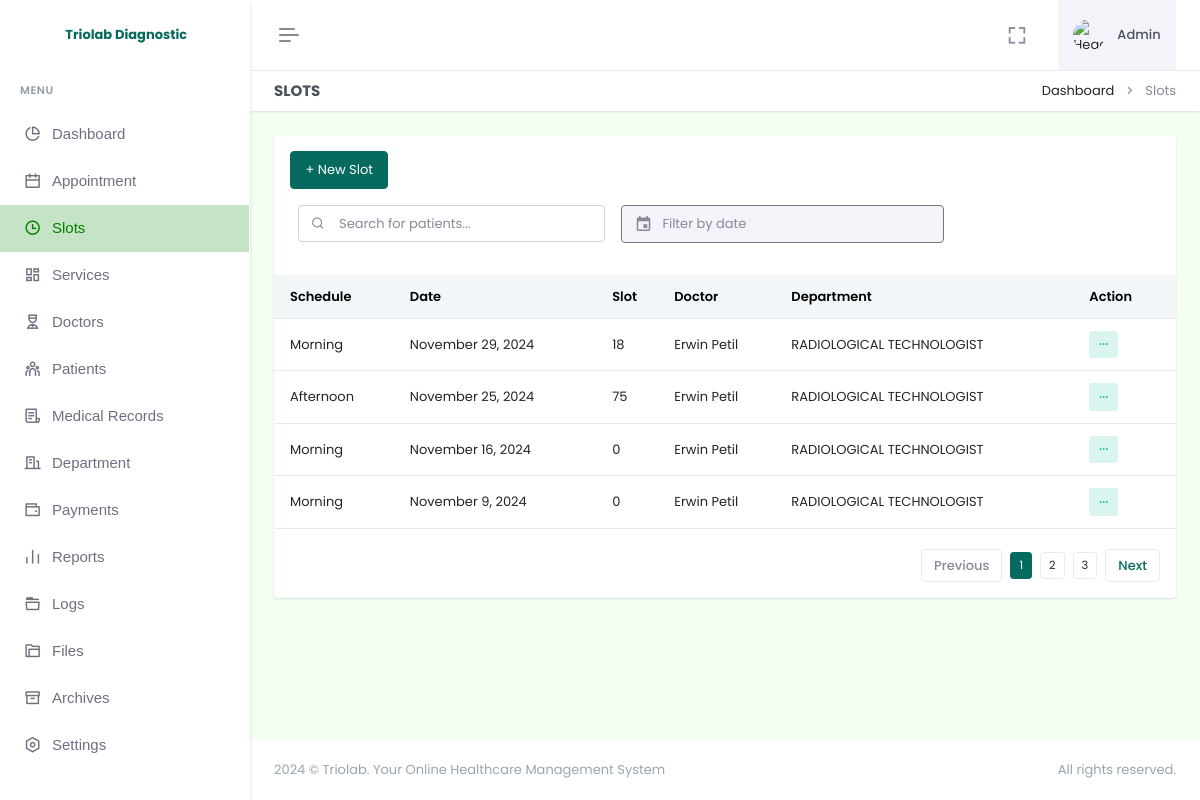
Before: /admin/slots.php (signed in) with the older database file.
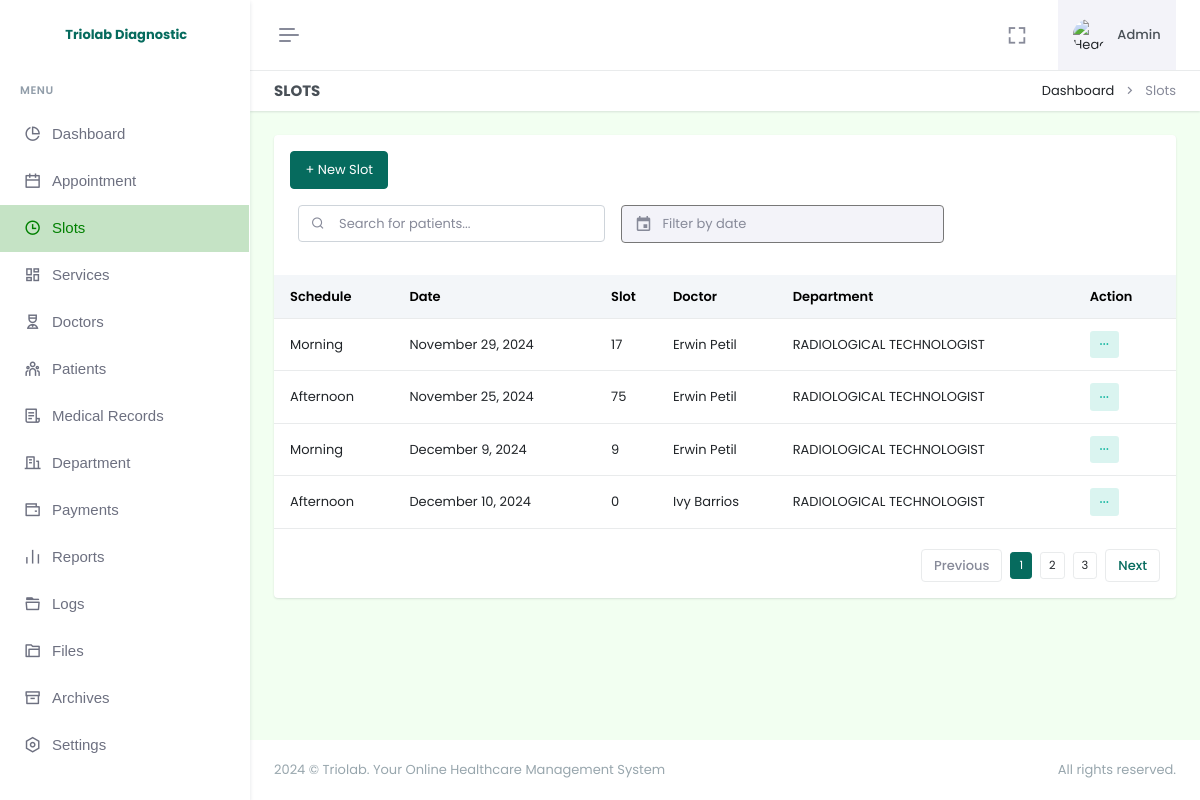
After: the same page with the newer database file.
### tables this page shows
CREATE TABLE `appointment_slots` (
  `id` int(11) NOT NULL AUTO_INCREMENT,
  `schedule` varchar(255) NOT NULL,
  `doctor_id` varchar(255) NOT NULL,
  `date` datetime(6) NOT NULL DEFAULT current_timestamp(6),
  `slot` varchar(255) NOT NULL,
  `is_archive` tinyint(4) NOT NULL DEFAULT 0,
  PRIMARY KEY (`id`)
);

CREATE TABLE `doctor` (
  `employee_id` varchar(255) NOT NULL,
  `firstname` varchar(255) NOT NULL,
  `lastname` varchar(255) NOT NULL,
  `username` varchar(255) NOT NULL,
  `email` varchar(255) NOT NULL,
  `password` varchar(255) NOT NULL,
  `profile_img` varchar(255) DEFAULT NULL,
  `department_id` int(11) DEFAULT NULL,
  `date_added` timestamp NOT NULL DEFAULT current_timestamp(),
  `is_archive` tinyint(4) NOT NULL DEFAULT 0,
  PRIMARY KEY (`employee_id`),
  KEY `fk_doctor_department_new` (`department_id`),
  CONSTRAINT `fk_doctor_department_new` FOREIGN KEY (`department_id`) REFERENCES `departments` (`id`) ON DELETE SET NULL
);

CREATE TABLE `departments` (
  `id` int(255) NOT NULL AUTO_INCREMENT,
  `name` varchar(255) NOT NULL,
  `date_added` date NOT NULL DEFAULT current_timestamp(),
  `is_archive` tinyint(4) NOT NULL DEFAULT 0,
  PRIMARY KEY (`id`)
);

### admin/slots.php (the view, shortened to what the changed rows need)
<!doctype html>
<html lang="en" data-layout="vertical" data-topbar="light" data-sidebar="light" data-sidebar-size="lg" data-sidebar-image="none" data-preloader="disable" data-theme="default" data-theme-colors="green">
<head>
    <link rel="stylesheet" href="https://cdn.jsdelivr.net/npm/flatpickr/dist/flatpickr.min.css">
    <link href="assets/css/bootstrap.min.css" rel="stylesheet" type="text/css" />
    <link href="assets/css/icons.min.css" rel="stylesheet" type="text/css" />
    <link href="assets/css/app.min.css" rel="stylesheet" type="text/css" />
    <link href="assets/css/custom.min.css" rel="stylesheet" type="text/css" />
    <link rel="stylesheet" href="assets/css/sweetalert.css">
</head>
<body style="background-color: #F2FFF1">
    <div id="layout-wrapper">
        <?php require "header.php"; ?>
        <div class="main-content">
            <div class="page-content">
                <div class="container-fluid">
                    <div class="row">
                        <div class="col-12">
                            <div class="card">
                                <div class="card-body">
                                    <div class="listjs-table" id="customerList">
                                        <div class="table-responsive table-card mt-3 mb-1">
                                            <table class="table align-middle table-nowrap" id="customerTable">
                                                <thead class="table-light">
                                                    <tr>
                                                        <th>Schedule</th>
                                                        <th>Date</th>
                                                        <th>Slot</th>
                                                        <th>Doctor</th>
                                                        <th>Department</th>
                                                        <th>Action</th>
                                                    </tr>
                                                </thead>
                                                <tbody class="list">
                                                    <?php
                                                    $selectSlot = $pdo->query("
            SELECT
                appointment_slots.id,
                appointment_slots.schedule,
                appointment_slots.date,
                appointment_slots.slot,
                doctor.firstname,
                doctor.lastname,
                departments.name AS department_name
            FROM appointment_slots
            JOIN doctor ON appointment_slots.doctor_id = doctor.employee_id
            JOIN departments ON doctor.department_id = departments.id
            WHERE appointment_slots.is_archive = 0
        ");
                                                    if ($selectSlot->rowCount() > 0) {
                                                        while ($row = $selectSlot->fetch(PDO::FETCH_ASSOC)) {
                                                            $dateString = $row['date'];
                                                            $formattedDate = date("F j, Y", strtotime($dateString));
                                                    ?>
                                                            <tr>
                                                                <td><?= htmlspecialchars($row['schedule']); ?></td>
                                                                <td><?= htmlspecialchars($formattedDate); ?></td>
                                                                <td><?= htmlspecialchars($row['slot']); ?></td>
                                                                <td><?= htmlspecialchars($row['firstname'] . ' ' . $row['lastname']); ?></td>
                                                                <td><?= htmlspecialchars($row['department_name']); ?></td>
                                                                <td>
                                                                    <div class="dropdown d-inline-block">
                                                                        <button class="btn btn-soft-success btn-sm dropdown" type="button" data-bs-toggle="dropdown" aria-expanded="false">
                                                                            <i class="ri-more-fill align-middle"></i>
                                                                        </button>
                                                                    </div>
                                                                </td>
                                                            </tr>
                                                        <?php
                                                        }
                                                    }
                                                    ?>
                                                </tbody>
                                            </table>
                                        </div>
                                    </div>
                                </div>
                            </div>
                        </div>
                    </div>
                </div>
            </div>
        </div>
    </div>
</body>
</html>

Changed rows visible on the page:
no longer on this page (row edited): appointment_slots: schedule "Morning", date "November 16, 2024", slot "0", doctor.lastname "Erwin Petil", departments.name "RADIOLOGICAL TECHNOLOGIST"
changed appointment_slots "November 29, 2024": slot "18" → "17"
changed appointment_slots: date "November 9, 2024" → "December 9, 2024"; slot "0" → "9"
added appointment_slots: schedule "Afternoon", date "December 10, 2024", slot "0", doctor.lastname "Ivy Barrios", departments.name "RADIOLOGICAL TECHNOLOGIST"
